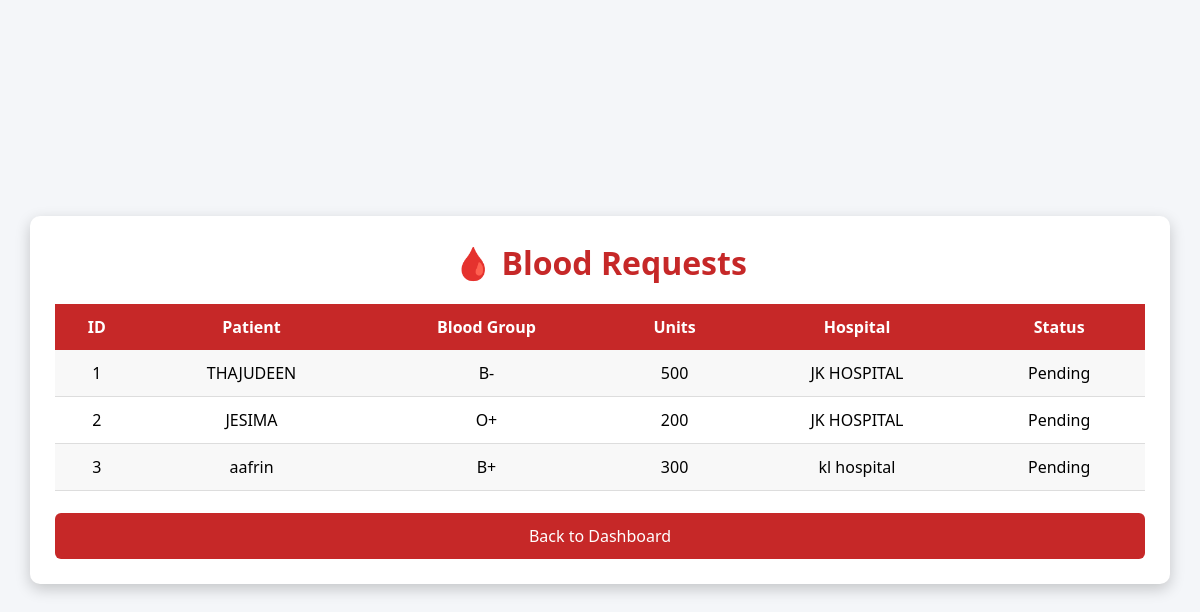
Page /view_requests on the earlier database version.
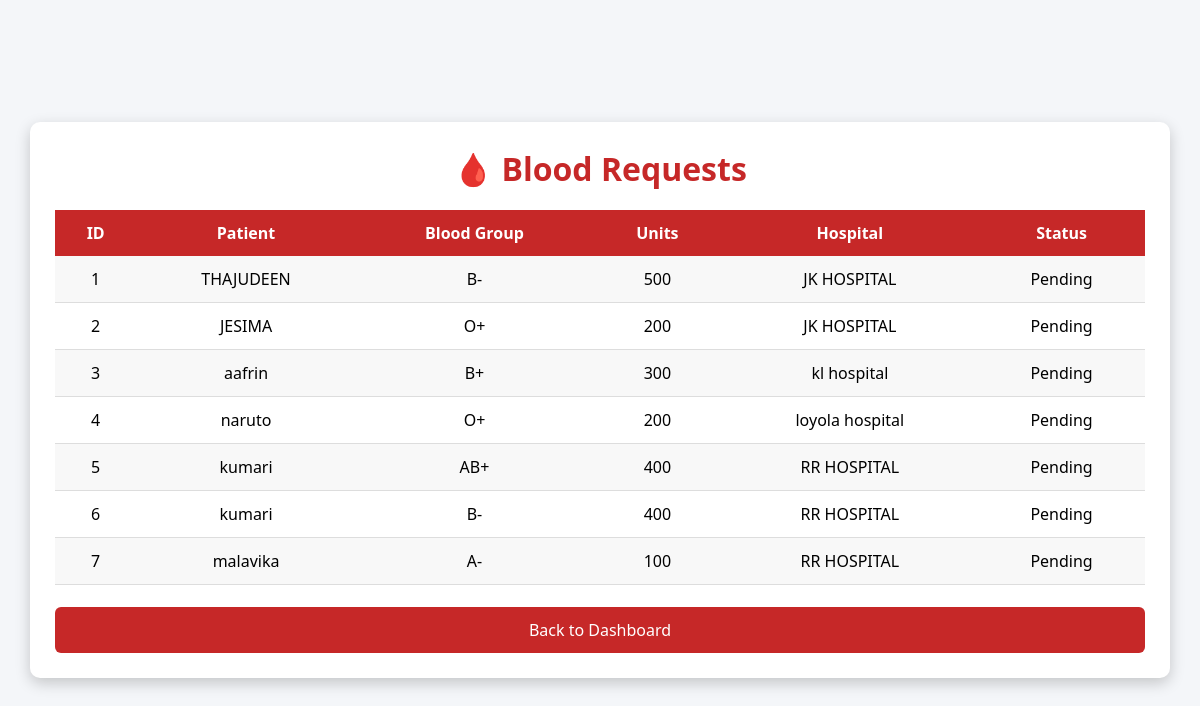
Same page on the later database version.
### tables this page shows
CREATE TABLE blood_request(
    request_id INTEGER PRIMARY KEY AUTOINCREMENT,
    patient_name TEXT,
    blood_group TEXT,
    units INTEGER,
    hospital TEXT,
    status TEXT
);

### app.py (the view)
@app.route('/view_requests')
def view_requests():
    conn = get_db_connection()
    requests = conn.execute(
        "SELECT * FROM blood_request"
    ).fetchall()
    conn.close()
    return render_template(
        "view_requests.html",
        requests=requests
    )

### app.py (called while the page is built)
def get_db_connection():
    conn = sqlite3.connect("bloodbank.db")
    conn.row_factory = sqlite3.Row
    return conn

### templates/view_requests.html (shortened to what this page needs)
<!DOCTYPE html>
<html>
<head>
<link rel="stylesheet"
href="{{ url_for('static', filename='style.css') }}">
</head>
<body>
<div class="table-container">
<h1>🩸 Blood Requests</h1>
<table>
<tr>
<th>ID</th>
<th>Patient</th>
<th>Blood Group</th>
<th>Units</th>
<th>Hospital</th>
<th>Status</th>
</tr>
{% for r in requests %}
<tr>
<td>{{ r['request_id'] }}</td>
<td>{{ r['patient_name'] }}</td>
<td>{{ r['blood_group'] }}</td>
<td>{{ r['units'] }}</td>
<td>{{ r['hospital'] }}</td>
<td>{{ r['status'] }}</td>
</tr>
{% endfor %}
</table>
<br>
<a href="/dashboard">
<button>
Back to Dashboard
</button>
</a>
</div>
</body>
</html>

### static/style.css (style rules this page uses)
* { margin:0; padding:0; box-sizing:border-box; font-family:Segoe UI,sans-serif; }
body { background:linear-gradient(135deg,#b71c1c,#ef5350); height:100vh; display:flex; justify-content:center; align-items:center; }
button { width:100%; padding:14px; background:#c62828; color:white; border:none; border-radius:8px; font-size:18px; cursor:pointer; transition:.3s; }
.table-container { width:95%; margin:30px auto; background:white; padding:25px; border-radius:10px; box-shadow:0 5px 15px rgba(0,0,0,.2); }
.table-container h1 { text-align:center; color:#c62828; margin-bottom:20px; }
table { width:100%; border-collapse:collapse; margin-top:20px; }
table th { background:#c62828; color:white; padding:12px; }
table td { padding:12px; text-align:center; border-bottom:1px solid #ddd; }
body { margin:0; padding:0; font-family:Arial, Helvetica, sans-serif; background:#f4f6f9; }
.table-container { width:95%; margin:30px auto; background:white; padding:25px; border-radius:10px; box-shadow:0 5px 15px rgba(0,0,0,0.2); }
table { width:100%; border-collapse:collapse; }
.table-container button { padding:10px 20px; background:#c62828; color:white; border:none; border-radius:6px; cursor:pointer; font-size:16px; }
.table-container { width:95%; margin:30px auto; background:white; padding:25px; border-radius:10px; box-shadow:0px 5px 15px rgba(0,0,0,0.2); }
table td { padding:12px; text-align:center; border-bottom:1px solid #dddddd; }
table tr:nth-child(even) { background:#f8f8f8; }
.table-container button { padding:12px 20px; background:#c62828; color:white; border:none; border-radius:6px; cursor:pointer; font-size:16px; }

Differences in the rows shown:
added blood_request: request_id "4", patient_name "naruto", blood_group "O+", units "200", hospital "loyola hospital", status "Pending"
added blood_request: request_id "5", patient_name "kumari", blood_group "AB+", units "400", hospital "RR HOSPITAL", status "Pending"
added blood_request: request_id "6", patient_name "kumari", blood_group "B-", units "400", hospital "RR HOSPITAL", status "Pending"
added blood_request: request_id "7", patient_name "malavika", blood_group "A-", units "100", hospital "RR HOSPITAL", status "Pending"
